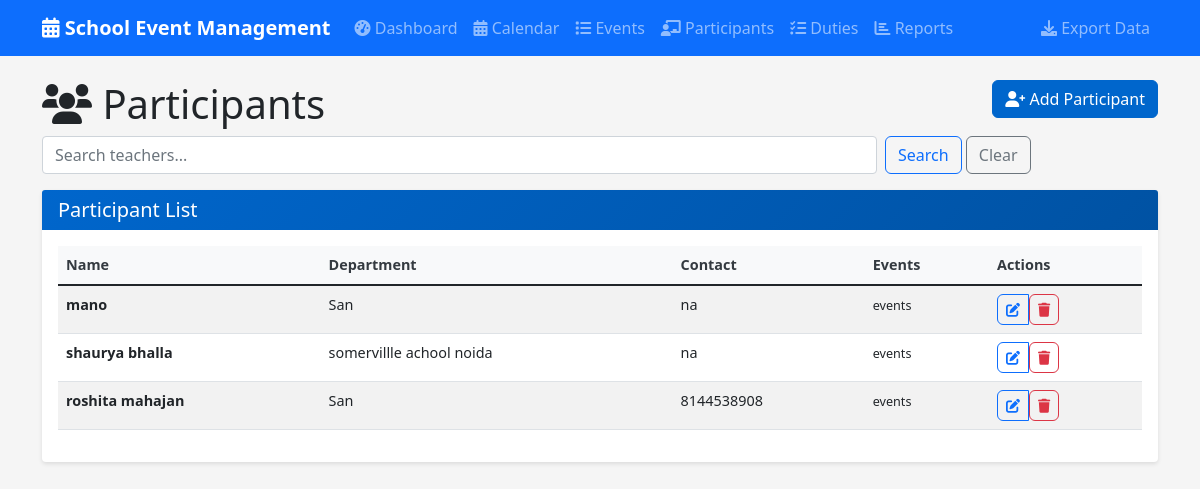
Page /participants on the earlier database version.
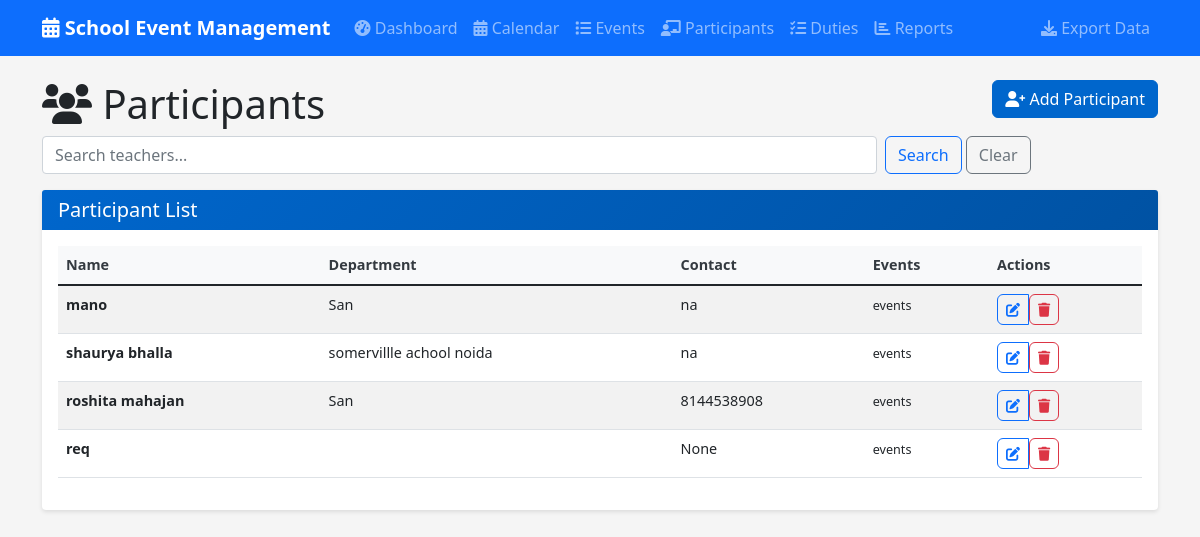
Same page on the later database version.
### tables this page shows
CREATE TABLE participants (
            id INTEGER PRIMARY KEY AUTOINCREMENT,
            name TEXT NOT NULL,
            type TEXT NOT NULL CHECK (type IN ('student', 'teacher')),
            class_dept TEXT NOT NULL,
            contact TEXT,
            emergency_contact TEXT,
            created_at TIMESTAMP DEFAULT CURRENT_TIMESTAMP
        );

### app.py (the view)
@app.route('/participants')
def participants():
    conn = get_db_connection()
    type_filter = request.args.get('type', 'all')
    search = request.args.get('search', '')
    query = 'SELECT * FROM participants WHERE 1=1'
    params = []
    if type_filter != 'all':
        query += ' AND type = ?'
        params.append(type_filter)
    if search:
        query += ' AND (name LIKE ? OR class_dept LIKE ?)'
        params.extend([f'%{search}%', f'%{search}%'])
    participants = conn.execute(query, params).fetchall()
    conn.close()
    return render_template('participants.html', participants=participants, type_filter=type_filter, search=search)

### app.py (called while the page is built)
def get_db_connection():
    conn = sqlite3.connect('events.db')
    conn.row_factory = sqlite3.Row
    return conn

### templates/participants.html (shortened to what the changed rows need)
{% extends "base.html" %}
{% block content %}
<div class="row">
    <div class="col-md-6">
        <h1><i class="fas fa-users"></i> Participants</h1>
    </div>
</div>
<div class="row">
    <div class="col-12">
        <div class="card">
            <div class="card-body">
                {% if participants %}
                    <div class="table-responsive">
                        <table class="table table-striped table-hover">
                            <thead>
                                <tr>
                                    <th>Name</th>
                                    <th>Department</th>
                                    <th>Contact</th>
                                    <th>Events</th>
                                    <th>Actions</th>
                                </tr>
                            </thead>
                            <tbody>
                                {% for participant in participants %}
                                    <tr>
                                        <td>
                                            <strong>{{ participant.name }}</strong>
                                        </td>
                                        <td>
                                            {{ participant.class_dept }}
                                        </td>
                                        <td>
                                            {{ participant.contact }}
                                        </td>
                                        <td>
                                            <small>{{ participant.events_count }} events</small>
                                        </td>
                                        <td>
                                            <div class="btn-group" role="group">
                                                <a href="{{ url_for('edit_participant', id=participant.id) }}"
                                                   class="btn btn-sm btn-outline-primary">
                                                    <i class="fas fa-edit"></i>
                                                </a>
                                                <form method="POST"
                                                      action="{{ url_for('delete_participant', id=participant.id) }}"
                                                      style="display: inline;">
                                                    <button type="submit"
                                                            class="btn btn-sm btn-outline-danger"
                                                            onclick="return confirm('Are you sure you want to delete this participant?')">
                                                        <i class="fas fa-trash"></i>
                                                    </button>
                                                </form>
                                            </div>
                                        </td>
                                    </tr>
                                {% endfor %}
                            </tbody>
                        </table>
                    </div>
                {% else %}
                    <div class="alert alert-info">
                        <i class="fas fa-info-circle"></i> No participants found.
                    </div>
                {% endif %}
            </div>
        </div>
    </div>
</div>
{% endblock %}

Differences in the rows shown:
added participants: name "req", contact "None"
